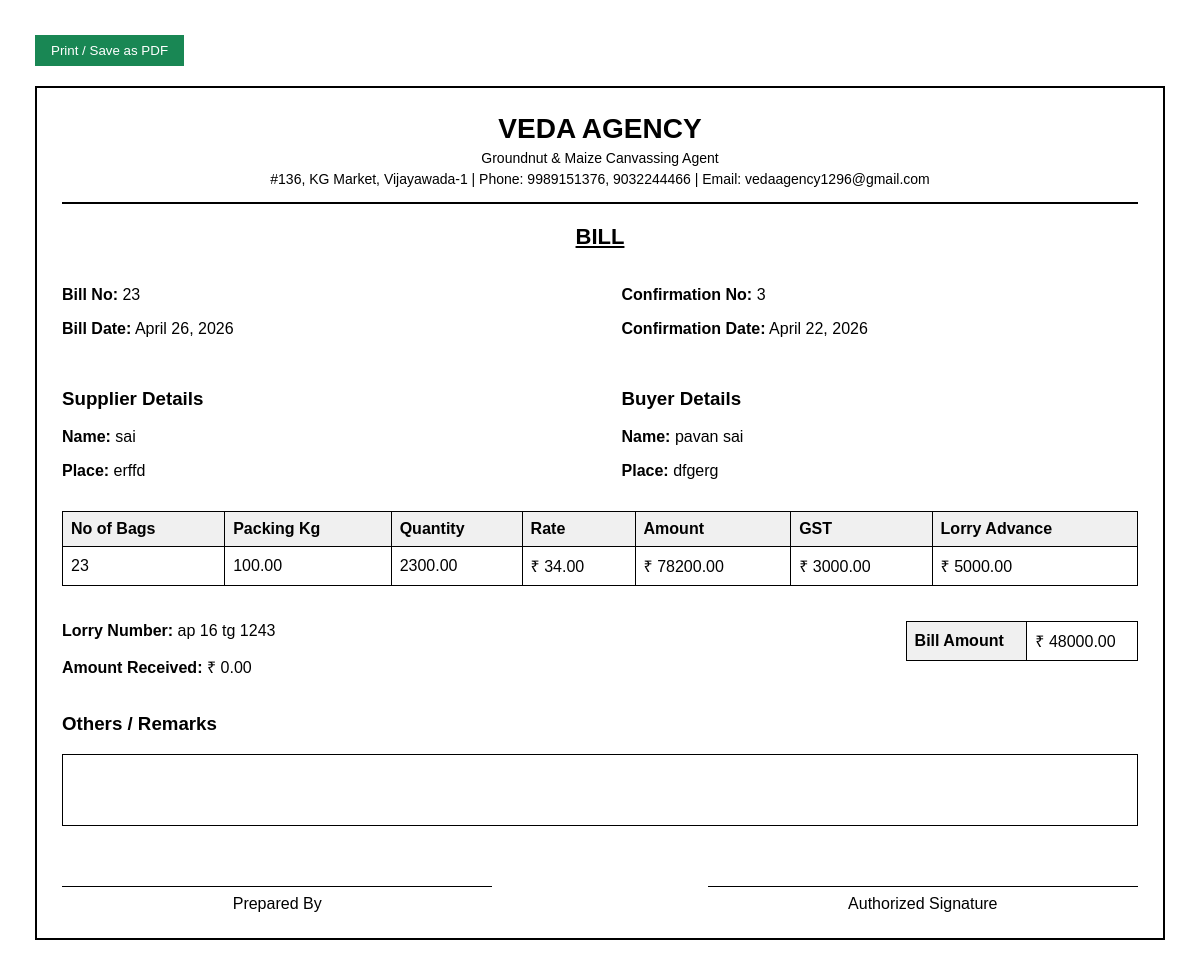
Screenshot of /bill/2/print/ with the database file from the repository.
### transactions/models.py (models this page shows, shortened)
class Bill(models.Model):
    confirmation = models.OneToOneField(Confirmation, on_delete=models.PROTECT)
    bill_number = models.CharField(max_length=50)
    bill_date = models.DateField()
    number_of_bags = models.IntegerField()
    quantity = models.DecimalField(max_digits=12, decimal_places=2)
    amount = models.DecimalField(max_digits=12, decimal_places=2)
    gst = models.DecimalField(max_digits=10, decimal_places=2, default=0)
    lorry_advance = models.DecimalField(max_digits=10, decimal_places=2, default=0)
    lorry_number = models.CharField(max_length=50, blank=True)
    bill_amount = models.DecimalField(max_digits=12, decimal_places=2)
    packing_kg = models.DecimalField(max_digits=10, decimal_places=2, default=0)
    amount_received = models.DecimalField(max_digits=12, decimal_places=2, default=0)
    others = models.TextField(blank=True)

class Confirmation(models.Model):
    confirmation_number = models.CharField(max_length=50, blank=True)
    confirmation_date = models.DateField()
    supplier = models.ForeignKey(Seller, on_delete=models.PROTECT)
    buyer = models.ForeignKey(Buyer, on_delete=models.PROTECT)
    supplier_place = models.CharField(max_length=100, blank=True)
    buyer_place = models.CharField(max_length=100, blank=True)
    quantity = models.DecimalField(max_digits=12, decimal_places=2)
    quality = models.CharField(max_length=100, blank=True)
    count = models.CharField(max_length=50, blank=True)
    moisture = models.CharField(max_length=50, blank=True)
    gunny = models.CharField(max_length=100, blank=True)
    rate = models.DecimalField(max_digits=10, decimal_places=2)
    packing = models.CharField(max_length=100, blank=True)
    delivery_at = models.CharField(max_length=100, blank=True)
    date_of_delivery = models.DateField(blank=True, null=True)
    supplier_commission_rate = models.DecimalField(max_digits=10, decimal_places=2, default=20)
    buyer_commission_rate = models.DecimalField(max_digits=10, decimal_places=2, default=20)
    supplier_broker = models.ForeignKey(
        Broker,
        on_delete=models.SET_NULL,
        null=True,
        blank=True,
        related_name="supplier_confirmations"
    )
    buyer_broker = models.ForeignKey(
        Broker,
        on_delete=models.SET_NULL,
        null=True,
        blank=True,
        related_name="buyer_confirmations"
    )
    remarks = models.TextField(blank=True)

class Seller(models.Model):
    name = models.CharField(max_length=100)
    address = models.TextField(blank=True)
    place = models.CharField(max_length=100, blank=True)
    remarks = models.TextField(blank=True)
    gst_no = models.CharField(max_length=30, blank=True)
    phone_no = models.CharField(max_length=20, blank=True)
    email_id = models.EmailField(blank=True)
    zipcode = models.CharField(max_length=20, blank=True, null=True)
    def __str__(self):
        return self.name

class Buyer(models.Model):
    name = models.CharField(max_length=100)
    address = models.TextField(blank=True)
    place = models.CharField(max_length=100, blank=True)
    remarks = models.TextField(blank=True)
    gst_no = models.CharField(max_length=30, blank=True)
    phone_no = models.CharField(max_length=20, blank=True)
    email_id = models.EmailField(blank=True)
    zipcode = models.CharField(max_length=20, blank=True, null=True)
    def __str__(self):
        return self.name

### transactions/views.py (the view)
# urls.py: path("bill/<int:bill_id>/print/", views.print_bill, name="print_bill"),
def print_bill(request, bill_id):
    bill = get_object_or_404(Bill, id=bill_id)
    return render(request, "transactions/print_bill.html", {
        "bill": bill
    })

### transactions/templates/transactions/print_bill.html (shortened to what this page needs)
<!DOCTYPE html>
<html>
<head>
</head>
<body>
<button class="print-btn" onclick="window.print()">Print / Save as PDF</button>
<div class="document">
    <div class="header">
        <h1>Veda Agency</h1>
        <p>Groundnut & Maize Canvassing Agent</p>
        <p>#136, KG Market, Vijayawada-1 | Phone: 9989151376, 9032244466 | Email: vedaagency1296@gmail.com</p>
    </div>
    <div class="title">BILL</div>
    <div class="row">
        <div class="box">
            <p><span class="label">Bill No:</span> {{ bill.bill_number }}</p>
            <p><span class="label">Bill Date:</span> {{ bill.bill_date }}</p>
        </div>
        <div class="box">
            <p><span class="label">Confirmation No:</span> {{ bill.confirmation.confirmation_number }}</p>
            <p><span class="label">Confirmation Date:</span> {{ bill.confirmation.confirmation_date }}</p>
        </div>
    </div>
    <div class="row">
        <div class="box">
            <h3>Supplier Details</h3>
            <p><span class="label">Name:</span> {{ bill.confirmation.supplier }}</p>
            <p><span class="label">Place:</span> {{ bill.confirmation.supplier_place }}</p>
        </div>
        <div class="box">
            <h3>Buyer Details</h3>
            <p><span class="label">Name:</span> {{ bill.confirmation.buyer }}</p>
            <p><span class="label">Place:</span> {{ bill.confirmation.buyer_place }}</p>
        </div>
    </div>
    <table>
        <thead>
            <tr>
                <th>No of Bags</th>
                <th>Packing Kg</th>
                <th>Quantity</th>
                <th>Rate</th>
                <th>Amount</th>
                <th>GST</th>
                <th>Lorry Advance</th>
            </tr>
        </thead>
        <tbody>
            <tr>
                <td>{{ bill.number_of_bags }}</td>
                <td>{{ bill.packing_kg }}</td>
                <td>{{ bill.quantity }}</td>
                <td>₹ {{ bill.confirmation.rate }}</td>
                <td>₹ {{ bill.amount }}</td>
                <td>₹ {{ bill.gst }}</td>
                <td>₹ {{ bill.lorry_advance }}</td>
            </tr>
        </tbody>
    </table>
    <div class="row">
        <div class="box">
            <p><span class="label">Lorry Number:</span> {{ bill.lorry_number }}</p>
            <p><span class="label">Amount Received:</span> ₹ {{ bill.amount_received }}</p>
        </div>
        <div class="box">
            <table class="summary">
                <tr>
                    <th>Bill Amount</th>
                    <td>₹ {{ bill.bill_amount }}</td>
                </tr>
            </table>
        </div>
    </div>
    <h3>Others / Remarks</h3>
    <div class="remarks">
    </div>
    <div class="signature-row">
        <div class="signature">Prepared By</div>
        <div class="signature">Authorized Signature</div>
    </div>
</div>
</html>

### transactions/templates/transactions/print_bill.html (style rules this page uses)
body { font-family: Arial, sans-serif; margin: 35px; color: #000; }
.print-btn { margin-bottom: 20px; padding: 8px 16px; background: #198754; color: white; border: none; cursor: pointer; }
.document { border: 2px solid #000; padding: 25px; }
.header { text-align: center; border-bottom: 2px solid #000; padding-bottom: 15px; margin-bottom: 20px; }
.header h1 { margin: 0; font-size: 28px; text-transform: uppercase; }
.header p { margin: 5px 0 0; font-size: 14px; }
.title { text-align: center; font-size: 22px; font-weight: bold; text-decoration: underline; margin-bottom: 20px; }
.row { display: flex; justify-content: space-between; margin-bottom: 15px; }
.box { width: 48%; }
.label { font-weight: bold; }
table { width: 100%; border-collapse: collapse; margin-top: 15px; margin-bottom: 20px; }
th, td { border: 1px solid #000; padding: 8px; text-align: left; }
th { background: #f0f0f0; }
.summary { width: 45%; margin-left: auto; }
.remarks { border: 1px solid #000; padding: 10px; min-height: 50px; }
.signature-row { display: flex; justify-content: space-between; margin-top: 60px; }
.signature { width: 40%; text-align: center; border-top: 1px solid #000; padding-top: 8px; }

### rows the page displays
Bill: bill_number "23", bill_date "April 26, 2026", confirmation.confirmation_number "3", confirmation.confirmation_date "April 22, 2026", confirmation.supplier "sai", confirmation.supplier_place "erffd", confirmation.buyer "pavan sai", confirmation.buyer_place "dfgerg", number_of_bags "23", packing_kg "100.00", quantity "2300.00", confirmation.rate "34.00", amount "78200.00", gst "3000.00", lorry_advance "5000.00", lorry_number "ap 16 tg 1243", amount_received "0.00", bill_amount "48000.00"
